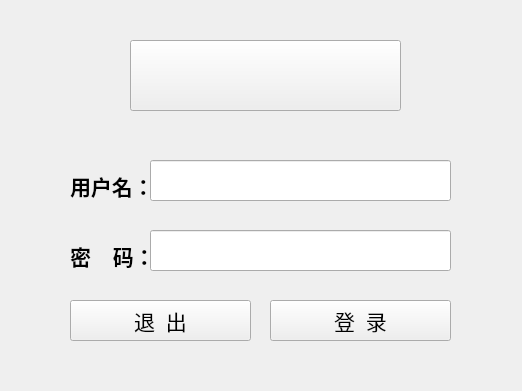
<?xml version="1.0" encoding="UTF-8"?>
<ui version="4.0">
 <class>Form</class>
 <widget class="QWidget" name="Form">
  <property name="geometry">
   <rect>
    <x>0</x>
    <y>0</y>
    <width>522</width>
    <height>391</height>
   </rect>
  </property>
  <property name="maximumSize">
   <size>
    <width>1677721</width>
    <height>1677721</height>
   </size>
  </property>
  <property name="font">
   <font>
    <family>楷体</family>
   </font>
  </property>
  <property name="windowTitle">
   <string>Form</string>
  </property>
  <widget class="QPushButton" name="pushButton">
   <property name="geometry">
    <rect>
     <x>130</x>
     <y>40</y>
     <width>271</width>
     <height>71</height>
    </rect>
   </property>
   <property name="styleSheet">
    <string notr="true">border-image: url(:/resource/title.png);</string>
   </property>
   <property name="text">
    <string/>
   </property>
  </widget>
  <widget class="QLabel" name="label">
   <property name="geometry">
    <rect>
     <x>70</x>
     <y>170</y>
     <width>81</width>
     <height>31</height>
    </rect>
   </property>
   <property name="font">
    <font>
     <family>华文行楷</family>
     <pointsize>16</pointsize>
     <weight>75</weight>
     <bold>true</bold>
    </font>
   </property>
   <property name="text">
    <string>用户名：</string>
   </property>
  </widget>
  <widget class="QLabel" name="label_2">
   <property name="geometry">
    <rect>
     <x>70</x>
     <y>240</y>
     <width>81</width>
     <height>31</height>
    </rect>
   </property>
   <property name="font">
    <font>
     <family>华文行楷</family>
     <pointsize>16</pointsize>
     <weight>75</weight>
     <bold>true</bold>
    </font>
   </property>
   <property name="text">
    <string>密    码：</string>
   </property>
  </widget>
  <widget class="QPushButton" name="pushButton_login">
   <property name="geometry">
    <rect>
     <x>270</x>
     <y>300</y>
     <width>181</width>
     <height>41</height>
    </rect>
   </property>
   <property name="font">
    <font>
     <family>华文行楷</family>
     <pointsize>16</pointsize>
    </font>
   </property>
   <property name="styleSheet">
    <string notr="true">background-image: url(:/resource/background.png);</string>
   </property>
   <property name="text">
    <string>登  录</string>
   </property>
  </widget>
  <widget class="QPushButton" name="pushButton_logout">
   <property name="geometry">
    <rect>
     <x>70</x>
     <y>300</y>
     <width>181</width>
     <height>41</height>
    </rect>
   </property>
   <property name="font">
    <font>
     <family>华文行楷</family>
     <pointsize>16</pointsize>
    </font>
   </property>
   <property name="text">
    <string>退  出</string>
   </property>
  </widget>
  <widget class="QLineEdit" name="lineEdit_userName">
   <property name="geometry">
    <rect>
     <x>150</x>
     <y>160</y>
     <width>301</width>
     <height>41</height>
    </rect>
   </property>
   <property name="font">
    <font>
     <family>华文行楷</family>
     <pointsize>16</pointsize>
    </font>
   </property>
   <property name="maxLength">
    <number>20</number>
   </property>
  </widget>
  <widget class="QLineEdit" name="lineEdit_password">
   <property name="geometry">
    <rect>
     <x>150</x>
     <y>230</y>
     <width>301</width>
     <height>41</height>
    </rect>
   </property>
   <property name="font">
    <font>
     <family>华文行楷</family>
     <pointsize>16</pointsize>
    </font>
   </property>
   <property name="layoutDirection">
    <enum>Qt::LeftToRight</enum>
   </property>
   <property name="maxLength">
    <number>20</number>
   </property>
  </widget>
 </widget>
 <resources/>
 <connections/>
</ui>
